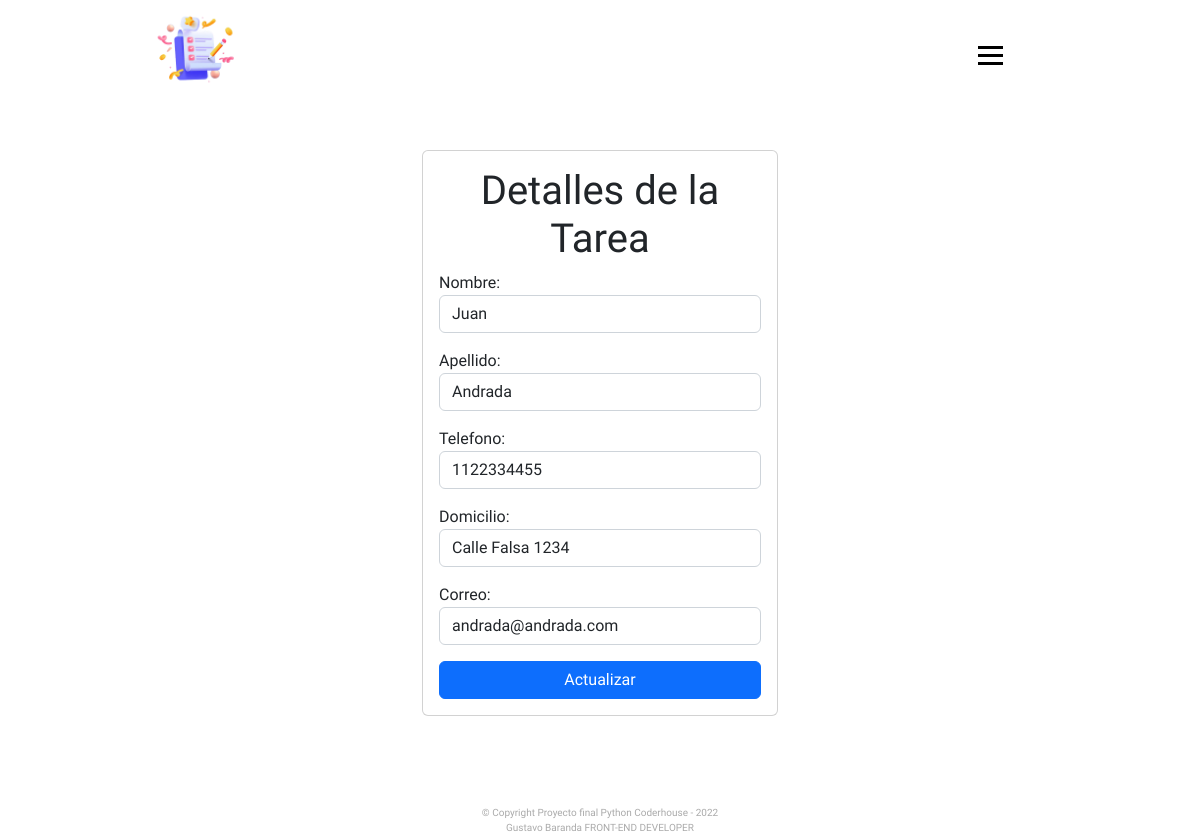
The page /list_of_contact/4/detail (signed in) on the database its author committed.
### App/models.py (models this page shows, shortened)
class List_of_contact(models.Model):
    name = models.CharField( max_length = 100 )
    last_name = models.CharField( max_length = 100)
    phone = models.IntegerField()
    adress = models.CharField( max_length = 100, blank = True )
    email = models.CharField( max_length= 100, blank = True )
    user = models.ForeignKey( User, on_delete = models.CASCADE )
    image_contact = models.ImageField( default = 'user.png')

### App/views.py (the view, shortened to what this page needs)
# urls.py: path('list_of_contact/<int:contact_id>/detail', list_of_contact_detail, name='list_of_contact_detail'),
@login_required
def list_of_contact_detail(request, contact_id):
    if request.method == 'GET':
        contact = get_object_or_404( List_of_contact, pk=contact_id, user = request.user )
        form = ContactForm( instance = contact )
        return render(request, 'App/list_of_contact_detail.html', {
            'contact' : contact,
            'form' : form
        })

### App/forms.py
class ContactForm(forms.ModelForm):
    class Meta:
        model = List_of_contact
        fields = ['name','last_name','phone', 'adress', 'email']
        widgets = {
            'name' : forms.TextInput(attrs={'class' : 'form-control'}),
            'last_name' : forms.TextInput(attrs={'class' : 'form-control'}),
            'phone' : forms.TextInput(attrs={'class' : 'form-control'}),
            'adress' : forms.TextInput(attrs={'class' : 'form-control'}),
            'email' : forms.EmailInput(attrs={'class' : 'form-control'}),
        }
        labels = {
            'name': 'Nombre:',
            'last_name' : 'Apellido:',
            'phone' : 'Telefono:',
            'adress' : 'Domicilio:',
            'email' : 'Correo:',
        }

### App/templates/App/list_of_contact_detail.html (shortened to what this page needs)
{% extends 'App/base.html' %}
{% block content %}
<main class="container main">
    <div class="row">
        <div class="col-md-4 offset-md-4">
            <div class="card card-body">
                <form method="POST">
                    <h1 class="text-center">Detalles de la Tarea</h1>
                    {{form.as_p}}
                    <button class="btn btn-primary w-100">Actualizar</button>
                </form>
            </div>
        </div>
    </div>
</main>
{% endblock %}

### App/static/css/style.css (style rules this page uses)
* { padding: 0; margin: 0; text-decoration: none !important; box-sizing: border-box; font-family: Heebo; scroll-behavior: smooth; }
body { width: 100%; min-height: 100vh; }
.main { padding-top: 150px; min-height: 100vh; }

### rows shown on the page
List_of_contact: name "Juan", last_name "Andrada", phone "1122334455", adress "Calle Falsa 1234", email "andrada@andrada.com"
